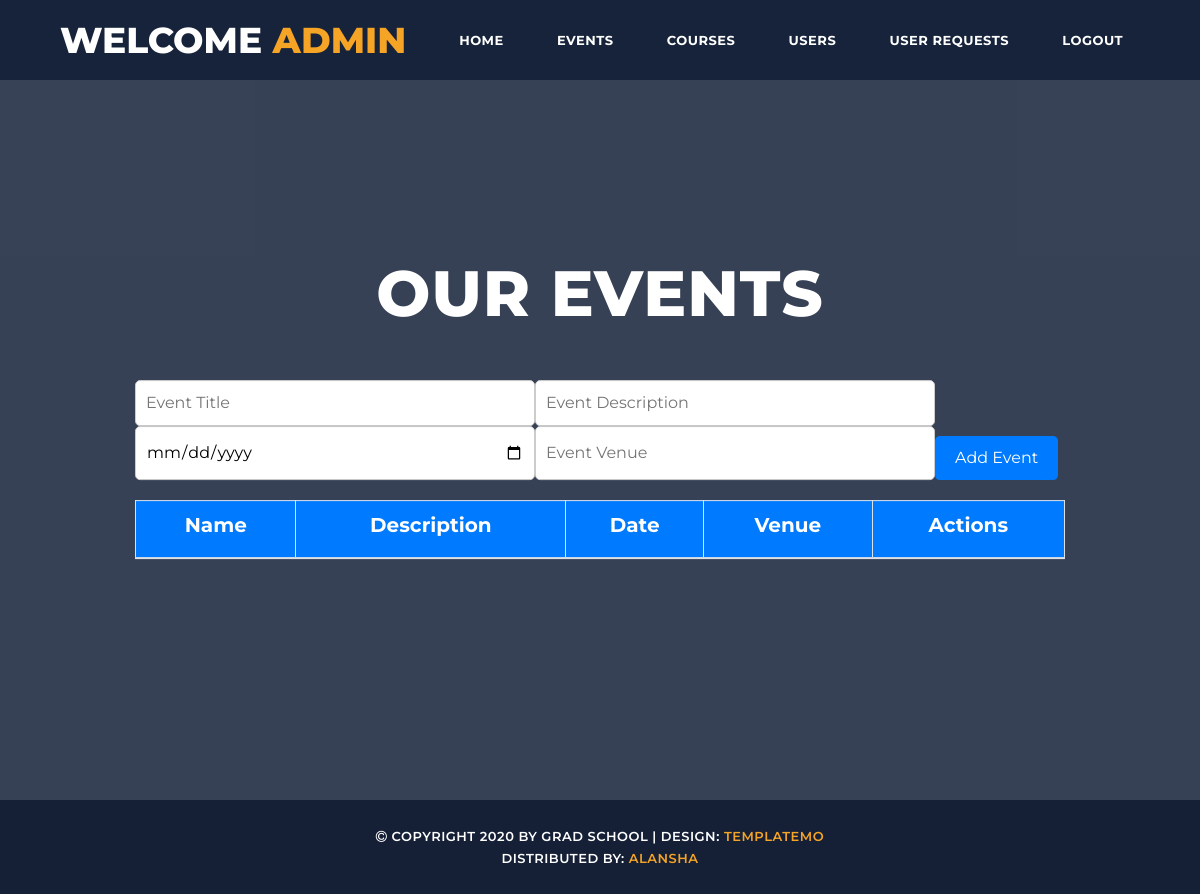
/admin_events/, run on an earlier commit of the app's database.
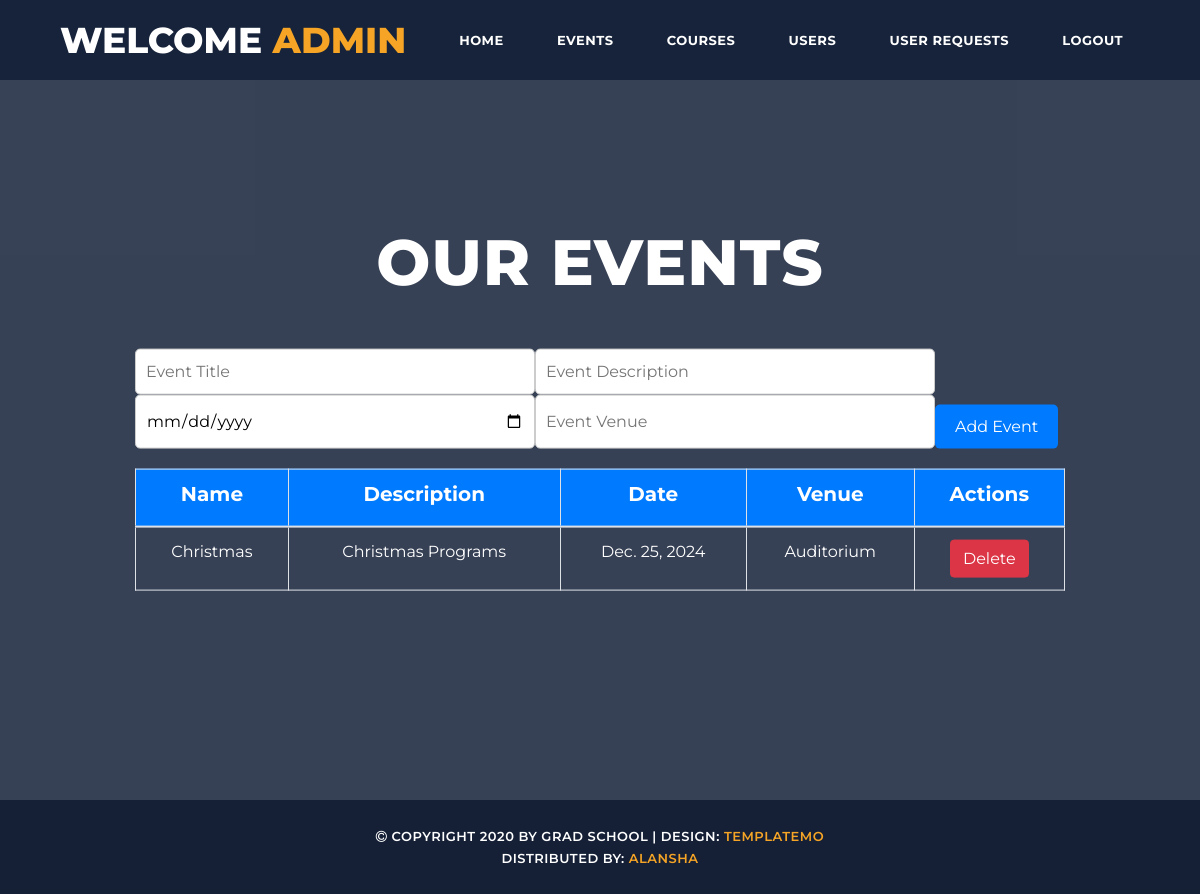
And on a later commit of the database.
### alumini/models.py (models this page shows, shortened)
class Events(models.Model):
    name = models.CharField(max_length=100)
    description = models.CharField(max_length=200)
    date = models.DateField()
    venue = models.CharField(max_length=100)

### alumini/views.py (the view, shortened to what this page needs)
# urls.py: path('admin_events/', views.admin_events, name='admin_events'),
def admin_events(request):
    events = Events.objects.all()
    return render(request, 'admin_events.html', {'events': events})

### templates/admin_events.html (shortened to what this page needs)
<!DOCTYPE html>
<html lang="en">
  <head>
    <link href="../static/vendor/bootstrap/css/bootstrap.min.css" rel="stylesheet">
    <link rel="stylesheet" href="../static/assets/css/fontawesome.css">
    <link rel="stylesheet" href="../static/assets/css/templatemo-grad-school.css">
    <link rel="stylesheet" href="../static/assets/css/owl.css">
    <link rel="stylesheet" href="../static/assets/css/lightbox.css">
  </head>
<body>
  <header class="main-header clearfix" role="header">
    <div class="logo">
      <a href="#">Welcome <em>Admin</em></a>
    </div>
    <nav id="menu" class="main-nav" role="navigation">
      <ul class="main-menu">
        <li><a class='external' href="{% url 'admin_dashboard' %}">Home</a></li>
        <li><a class='external' href="{% url 'admin_events' %}">Events</a></li>
        <li><a class="external" href="{% url 'admin_course' %}">Courses</a></li>
        <li><a class="external" href="{% url 'users_list' %}">Users</a></li>
        <li><a class="external" href="{% url 'user_request' %}">User Requests</a></li>
        <li><a class="external" href="{% url 'logout' %}">Logout</a></li>
      </ul>
    </nav>
  </header>
  <section class="section main-banner" id="top" data-section="section1">
      <div class="video-overlay header-text">
          <div class="caption">
              <h2>Our Events</h2>
              <div class="container mt-5">
                <form method="POST" action="{% url 'admin_events' %}">
                  <div class="input-group">
                      <input type="text" name="title" placeholder="Event Title" required>
                      <input type="text" name="description" placeholder="Event Description" required><br>
                      <input type="date" name="date" placeholder="Event Date" required>
                      <input type="text" name="venue" placeholder="Event Venue" required>
                      <button type="submit" name="action" value="add" class="btn btn-primary">Add Event</button>
                  </div>
              </form>
              <table class="table table-bordered mt-3">
                  <thead>
                      <tr>
                          <th><h5 class="course-heading">Name</h5></th>
                          <th><h5 class="course-heading">Description</h5></th>
                          <th><h5 class="course-heading">Date</h5></th>
                          <th><h5 class="course-heading">Venue</h5></th>
                          <th><h5 class="course-heading">Actions</h5></th>
                      </tr>
                  </thead>
                  <tbody>
                      {% for event in events %}
                          <tr>
                              <td>{{ event.name }}</td>
                              <td>{{ event.description }}</td>
                              <td>{{ event.date }}</td>
                              <td>{{ event.venue }}</td>
                              <td>
                                  <form method="POST" action="" style="display:inline;">
                                      <button type="submit" name="action" value="delete" class="btn btn-danger">Delete</button>
                                  </form>
                              </td>
                          </tr>
                      {% endfor %}
                  </tbody>
              </table>
      </div>
  </section>
  <footer>
    <div class="container">
      <div class="row">
        <div class="col-md-12">
          <p><i class="fa fa-copyright"></i> Copyright 2020 by Grad School
           | Design: <a href="https://templatemo.com" rel="sponsored" target="_parent">TemplateMo</a><br>
           Distributed By: <a href="" rel="sponsored" target="_blank">Alansha</a>
          </p>
        </div>
      </div>
    </div>
  </footer>
</body>
</html>

### static/assets/css/templatemo-grad-school.css (style rules this page uses)
body { font-family: 'Montserrat', sans-serif; }
a { color: #3CF; text-decoration: none; }
ul { padding: 0px; margin: 0px; list-style: none; }
p { font-size: 13px; line-height: 22px; }
.main-header { background-color: rgba(22,34,57,0.95); height: 80px; position: fixed; z-index: 12; width: 100%; top: 0; }
.main-header .logo { float: left; line-height: 80px; padding-left: 60px; }
.main-header .logo a { font-size: 36px; text-transform: uppercase; font-weight: 800; color: #fff; }
.main-header .logo a em { font-style: normal; color: #f5a425; }
.main-menu { float: right; padding-right: 60px; }
.main-menu li { display: inline-block; line-height: 79px; margin-left: 15px; position: relative; }
.main-menu li:first-child { margin-left: 0px; }
.main-menu li a { padding: 10px 15px; font-size: 13px; text-transform: uppercase; letter-spacing: 0.5px; font-weight: 700; color: #fff; border: 2px solid transparent; transition: all 0.5s; }
.main-banner { position: relative; max-height: 100%; overflow: hidden; margin-bottom: -7px; }
.video-overlay { position: absolute; background-color: rgba(22,34,57,0.85); top: 0; left: 0; bottom: 7px; width: 100%; }
.main-banner .caption { text-align: center; position: absolute; width: 80%; left: 50%; top: 50%; transform: translate(-50%,-50%); }
.main-banner .caption h2 { margin-top: 30px; margin-bottom: 30px; font-size: 64px; text-transform: uppercase; font-weight: 800; color: #fff; letter-spacing: 1px; }
footer { background-color: #152036; text-align: center; }
footer p { margin-bottom: 0px; padding: 25px 0px; color: #fff; font-size: 13px; text-transform: uppercase; font-weight: 600; letter-spacing: 0.5px; }
footer p a, footer p a:hover { color: #f5a425; }

### templates/admin_events.html (style rules this page uses)
body { font-family: 'Montserrat', sans-serif; background-color: #f8f9fa; }
.course-heading { color: white; font-weight: bold; }
.input-group { margin-bottom: 20px; }
.input-group input[type="text"], .input-group input[type="date"] { border: 1px solid #ccc; border-radius: 5px; padding: 10px; width: 100%; max-width: 400px; font-size: 16px; transition: border-color 0.3s ease; }
.input-group button { background-color: #007bff; color: white; border: none; border-radius: 5px; padding: 10px 20px; font-size: 16px; cursor: pointer; transition: background-color 0.3s ease; margin-top: 10px; }
table { width: 100%; border-collapse: collapse; margin-top: 20px; }
table th, table td { text-align: center; padding: 12px; }
table th { background-color: #007bff; color: white; }
table td { color: #ffff; }

What changed in the data, as far as the page shows it:
added Events: name "Christmas", description "Christmas Programs", date "Dec. 25, 2024", venue "Auditorium"
